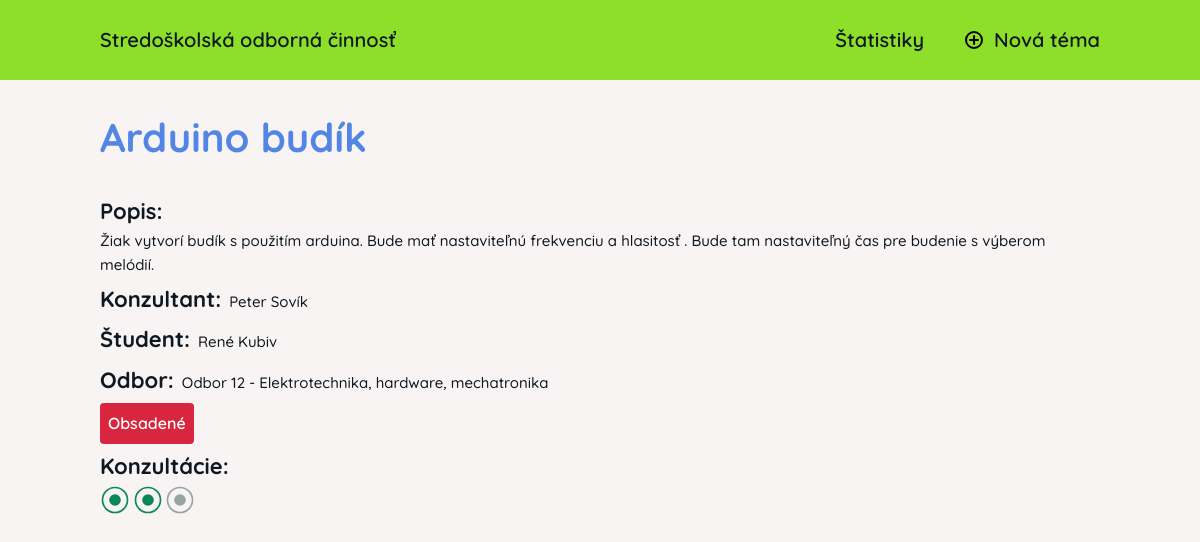
/tema/9, run on the app's committed database.
### soc/models.py (models this page shows, shortened)
class Tema(models.Model):
    nazov = models.CharField(max_length=64)
    popis = models.TextField()
    konzultant = models.ForeignKey(Ucitel, on_delete=models.CASCADE)
    student = models.ForeignKey(Student, blank=True, null=True, on_delete=models.CASCADE)
    odbor = models.ForeignKey(Odbor, on_delete=models.CASCADE)
    dostupnost = models.ForeignKey(Dostupnost, default=get_default_availability, on_delete=models.CASCADE)
    pocet_konzultacii = models.IntegerField(default=0)
    class Meta:
        verbose_name = "Téma"
        verbose_name_plural = "Témy"
        ordering = ["-dostupnost", "nazov"]

class Ucitel(models.Model):
    meno = models.CharField(max_length=16)
    priezvisko = models.CharField(max_length=32)
    email = models.EmailField(max_length=254)
    heslo = models.CharField(max_length=255)
    class Meta:
        verbose_name = "Učiteľ"
        verbose_name_plural = "Učitelia"
        ordering = ["priezvisko"]
    def __str__(self) -> str:
        return f"{self.meno} {self.priezvisko}"

class Student(models.Model):
    meno = models.CharField(max_length=16)
    priezvisko = models.CharField(max_length=32)
    trieda = models.ForeignKey(Trieda, on_delete=models.CASCADE)
    email = models.EmailField(max_length=254)
    heslo = models.CharField(max_length=255)
    class Meta:
        verbose_name = "Študent"
        verbose_name_plural = "Študenti"
        ordering = ["priezvisko"]
    def __str__(self) -> str:
        return f"{self.meno} {self.priezvisko}"

class Odbor(models.Model):
    nazov = models.CharField(max_length=64)
    class Meta:
        verbose_name = "Odbor"
        verbose_name_plural = "Odbory"
        ordering = ["nazov"]
    def __str__(self) -> str:
        return f"{self.nazov}"

class Dostupnost(models.Model):
    nazov = models.CharField(max_length=32)
    class Meta:
        verbose_name = "Dostupnosť"
        verbose_name_plural = "Dostupnosti"
        ordering = ["nazov"]
    def __str__(self) -> str:
        return f"{self.nazov}"

### soc/views.py (the view)
# urls.py: path('tema/<int:pk>', views.tema, name="tema"),
def tema(request, pk):
    tema = get_object_or_404(Tema, id=pk)
    range_filter = list(range(1,4))
    return render(request, 'soc/topic.html', {
        "tema" : tema,
        "range_filter" : range_filter
    })

### soc/templates/soc/topic.html (shortened to what this page needs)
{% extends "base.html" %}
{% load static %}
{% block style %}
<link rel="stylesheet" href="{% static "soc/css/topic.css" %}">
{% endblock style %}
{% block content %}
<h1 class="heading-container heading-primary">{{tema.nazov}}</h1>
<div class="overview">
    <div class="overview-item topic-overview">
        <div class="description-container info-container">
            <h2 class="heading-secondary">Popis:</h2>
            <div class="description-text info-text">{{tema.popis}}</div>
        </div>
        <div class="consultant-container info-container inline-container">
            <h2 class="heading-secondary">Konzultant:</h2>
            <div class="info-text teacher" data-id="{{ tema.konzultant.id }}"><a href="{% url "ucitel" tema.konzultant.id %}" class="link">{{tema.konzultant}}</a></div>
        </div>
        <div class="student-container info-container inline-container">
            <h2 class="heading-secondary">Študent:</h2>
            <div class="info-text student" data-id="{{ tema.student.id }}">
                {% if tema.student == None %}
                ---
                {% else %}
                <a href="{% url "student" tema.student.id %}" class="link">{{tema.student}}</a>
                {% endif %}
            </div>
        </div>
        <div class="department-container info-container inline-container">
            <h2 class="heading-secondary">Odbor:</h2>
            <div class="info-text department" data-id="{{ tema.odbor.id }}">{{tema.odbor}}</div>
        </div>
        <div class="info-container availability-container">
            <div class="availability
                    {% if tema.dostupnost.nazov == 'Obsadené' %}occupied{% endif %}
                    {% if tema.dostupnost.nazov == 'Čaká na schválenie' %}pending{% endif %} "
                data-id="{{ tema.dostupnost.id }}">
                {{ tema.dostupnost }}
            </div>
        </div>
        {% if tema.dostupnost.nazov == "Obsadené" %}
            <div class="info-container consultations-container">
                <h2 class="heading-secondary">Konzultácie: </h2>
                <div class="consultations">
                </div>
            </div>
        {% endif %}
    </div>
</div>
{% endblock content %}

### soc/static/soc/css/base.css (style rules this page uses)
:root { --base-padding: 10rem; --primary-color: rgb(142, 223, 42); --secondary-color: rgb(13, 24, 33); --tertiary-color: rgb(83, 134, 228); --quaternary-color: #FF3F00; --quinary-color: rgb(201, 228, 231); --back-color: #f8f4f4; --white-color: #fff; --red-color: rgb(215, 38, 61); --green-color: rgb(10, 135, 84); --yellow-color: rgb(222, 158, 54); --gray-color: rgb(149, 163, 164); --reset-btn-color: #2767dd; --reset-btn-hover-color: #205ccb; --sign-up-btn-hover-color: #81d01f; --shadow: rgba(149, 157, 165, 0.2) 0px 8px 24px; }
*, *::before, *::after { margin: 0; padding: 0; box-sizing: inherit; }
html { font-size: 62.5%; box-sizing: border-box; }
body { font-family: "Quicksand", sans-serif; font-weight: 400; line-height: 1.6; color: var(--secondary-color); background-color: var(--back-color); }
a { color: inherit; text-decoration: none; }

### soc/static/soc/css/components.css (style rules this page uses)
.heading-container { display: flex; justify-content: space-between; align-items: center; margin: 2.5rem 0; }
.heading-primary { font-size: 4rem; color: var(--tertiary-color); }
.heading-secondary { font-size: 2.2rem; }
.inline-container { display: flex; align-items: baseline; gap: 0.8rem; }
.icon { width: 3rem; height: 3rem; transition: fill .3s; }
.icon-green { fill: var(--green-color); }
.icon-gray { fill: var(--gray-color); }

### soc/static/soc/css/topic.css (style rules this page uses)
.topic-overview { background-color: transparent; box-shadow: none; padding: 0; }

### data on the page
Tema: nazov "Arduino budík", popis "Žiak vytvorí budík s použitím arduina. Bude mať nastaviteľnú frekvenciu a hlasitosť . Bude tam nastaviteľný čas pre budenie s výberom melódií.", konzultant "Peter Sovík", student "René Kubiv", odbor "Odbor 12 - Elektrotechnika, hardware, mechatronika", dostupnost "Obsadené"
